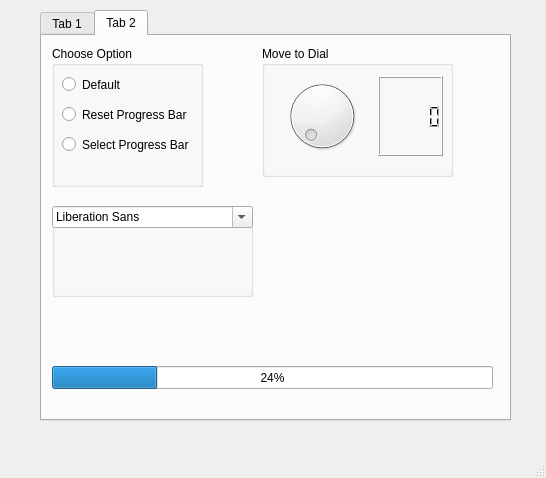
<?xml version="1.0" encoding="UTF-8"?>
<ui version="4.0">
 <class>MainWindow</class>
 <widget class="QMainWindow" name="MainWindow">
  <property name="geometry">
   <rect>
    <x>0</x>
    <y>0</y>
    <width>546</width>
    <height>478</height>
   </rect>
  </property>
  <property name="windowTitle">
   <string>MainWindow</string>
  </property>
  <widget class="QWidget" name="centralwidget">
   <widget class="QTabWidget" name="tabWidget">
    <property name="geometry">
     <rect>
      <x>40</x>
      <y>10</y>
      <width>471</width>
      <height>411</height>
     </rect>
    </property>
    <property name="layoutDirection">
     <enum>Qt::LeftToRight</enum>
    </property>
    <property name="currentIndex">
     <number>1</number>
    </property>
    <widget class="QWidget" name="tab">
     <attribute name="title">
      <string>Tab 1</string>
     </attribute>
     <widget class="QWidget" name="verticalLayoutWidget">
      <property name="geometry">
       <rect>
        <x>0</x>
        <y>0</y>
        <width>461</width>
        <height>311</height>
       </rect>
      </property>
      <layout class="QVBoxLayout" name="verticalLayout">
       <item>
        <widget class="QDateEdit" name="dateEdit">
         <property name="alignment">
          <set>Qt::AlignCenter</set>
         </property>
        </widget>
       </item>
       <item>
        <widget class="QCalendarWidget" name="calendarWidget"/>
       </item>
      </layout>
     </widget>
    </widget>
    <widget class="QWidget" name="tab_2">
     <attribute name="title">
      <string>Tab 2</string>
     </attribute>
     <widget class="QGroupBox" name="groupBox">
      <property name="geometry">
       <rect>
        <x>10</x>
        <y>10</y>
        <width>151</width>
        <height>141</height>
       </rect>
      </property>
      <property name="title">
       <string>Choose Option</string>
      </property>
      <widget class="QRadioButton" name="radioButton">
       <property name="geometry">
        <rect>
         <x>10</x>
         <y>30</y>
         <width>82</width>
         <height>17</height>
        </rect>
       </property>
       <property name="text">
        <string>Default</string>
       </property>
      </widget>
      <widget class="QRadioButton" name="radioButton_2">
       <property name="geometry">
        <rect>
         <x>10</x>
         <y>60</y>
         <width>131</width>
         <height>17</height>
        </rect>
       </property>
       <property name="text">
        <string>Reset Progress Bar</string>
       </property>
      </widget>
      <widget class="QRadioButton" name="radioButton_3">
       <property name="geometry">
        <rect>
         <x>10</x>
         <y>90</y>
         <width>131</width>
         <height>17</height>
        </rect>
       </property>
       <property name="text">
        <string>Select Progress Bar</string>
       </property>
      </widget>
     </widget>
     <widget class="QGroupBox" name="groupBox_2">
      <property name="geometry">
       <rect>
        <x>220</x>
        <y>10</y>
        <width>191</width>
        <height>131</height>
       </rect>
      </property>
      <property name="title">
       <string>Move to Dial</string>
      </property>
      <widget class="QWidget" name="horizontalLayoutWidget">
       <property name="geometry">
        <rect>
         <x>10</x>
         <y>30</y>
         <width>171</width>
         <height>80</height>
        </rect>
       </property>
       <layout class="QHBoxLayout" name="horizontalLayout">
        <item>
         <widget class="QDial" name="dial"/>
        </item>
        <item>
         <widget class="QLCDNumber" name="lcdNumber">
          <property name="font">
           <font>
            <pointsize>10</pointsize>
            <weight>75</weight>
            <bold>true</bold>
           </font>
          </property>
         </widget>
        </item>
       </layout>
      </widget>
     </widget>
     <widget class="QGroupBox" name="groupBox_3">
      <property name="geometry">
       <rect>
        <x>10</x>
        <y>170</y>
        <width>201</width>
        <height>91</height>
       </rect>
      </property>
      <property name="title">
       <string/>
      </property>
      <widget class="QFontComboBox" name="fontComboBox">
       <property name="geometry">
        <rect>
         <x>0</x>
         <y>0</y>
         <width>201</width>
         <height>22</height>
        </rect>
       </property>
      </widget>
      <widget class="QLabel" name="label">
       <property name="geometry">
        <rect>
         <x>10</x>
         <y>30</y>
         <width>191</width>
         <height>41</height>
        </rect>
       </property>
       <property name="text">
        <string/>
       </property>
      </widget>
     </widget>
     <widget class="QProgressBar" name="progressBar">
      <property name="geometry">
       <rect>
        <x>10</x>
        <y>330</y>
        <width>441</width>
        <height>23</height>
       </rect>
      </property>
      <property name="value">
       <number>24</number>
      </property>
     </widget>
    </widget>
   </widget>
  </widget>
  <widget class="QMenuBar" name="menubar">
   <property name="geometry">
    <rect>
     <x>0</x>
     <y>0</y>
     <width>546</width>
     <height>21</height>
    </rect>
   </property>
  </widget>
  <widget class="QStatusBar" name="statusbar"/>
 </widget>
 <resources/>
 <connections>
  <connection>
   <sender>radioButton_2</sender>
   <signal>clicked()</signal>
   <receiver>progressBar</receiver>
   <slot>reset()</slot>
   <hints>
    <hint type="sourcelabel">
     <x>146</x>
     <y>133</y>
    </hint>
    <hint type="destinationlabel">
     <x>167</x>
     <y>391</y>
    </hint>
   </hints>
  </connection>
  <connection>
   <sender>fontComboBox</sender>
   <signal>activated(QString)</signal>
   <receiver>label</receiver>
   <slot>setText(QString)</slot>
   <hints>
    <hint type="sourcelabel">
     <x>204</x>
     <y>238</y>
    </hint>
    <hint type="destinationlabel">
     <x>202</x>
     <y>278</y>
    </hint>
   </hints>
  </connection>
  <connection>
   <sender>dial</sender>
   <signal>valueChanged(int)</signal>
   <receiver>lcdNumber</receiver>
   <slot>display(int)</slot>
   <hints>
    <hint type="sourcelabel">
     <x>345</x>
     <y>133</y>
    </hint>
    <hint type="destinationlabel">
     <x>405</x>
     <y>133</y>
    </hint>
   </hints>
  </connection>
 </connections>
</ui>
